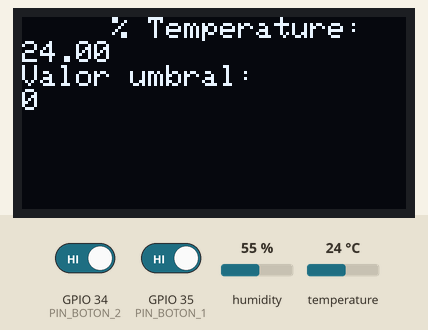
Bench run of a sketch on a simulated ESP32. Shown: 128×64 one-colour display. Inputs (shaded band) come from the test bench; at power-on: temperature 24 °C, GPIO 34 (PIN_BOTON_2) HIGH, GPIO 35 (PIN_BOTON_1) HIGH, humidity 55 %. EEPROM starts erased; what the sketch prints to the serial monitor is not drawn.

Above: at 3.2 s.
3.3 s: temperature set to 12 °C
At 5.3 s:
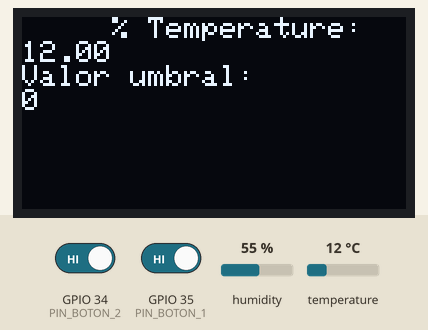
5.6 s: temperature set to 19 °C
7.6 s: temperature set to 28 °C
At 9.1 s:
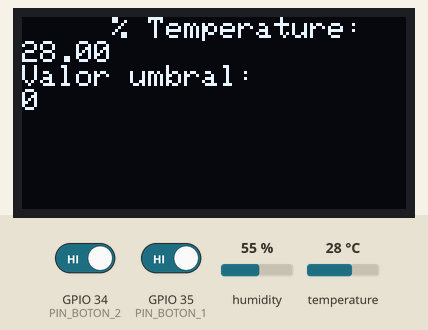
9.6 s: GPIO 34 (PIN_BOTON_2) driven LOW and GPIO 35 (PIN_BOTON_1) driven LOW
11.1 s: GPIO 34 (PIN_BOTON_2) driven HIGH and GPIO 35 (PIN_BOTON_1) driven HIGH
At 11.7 s:
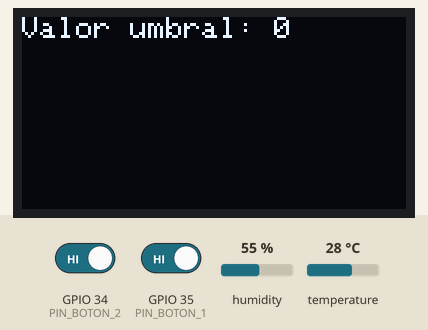
12.6 s: GPIO 35 (PIN_BOTON_1) driven LOW
Timing chart, 0 to 13.3 s (numbered marks = the images above; inputs shaded):
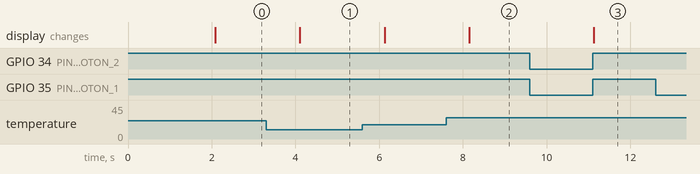

Measured:
- after the input at 3.3 s, the display: changes after 0.80 s (image 1)
- after the input at 7.6 s, the display: changes after 0.55 s (image 2)
- after the input at 11.1 s, the display: changes at once (image 3)

The sketch:

codigo_tpeeprom.ino
```cpp
#include <SPI.h>
#include <DHT.h>
#include <Wire.h>
#include <Adafruit_GFX.h>
#include <Adafruit_SSD1306.h>
#include <Preferences.h>

#define SCREEN_WIDTH 128 // OLED display width, in pixels
#define SCREEN_HEIGHT 64 // OLED display height, in pixels
# define  DHTPIN  23      // Pin digital conectado al sensor DHT
// Feather HUZZAH ESP8266 nota: use los pines 3, 4, 5, 12, 13 o 14 --
// El pin 15 puede funcionar pero DHT debe desconectarse durante la carga del programa.
#define DHTTYPE DHT11

// ¡ Descomenta cualquier tipo que estés usando!q qqqa  1234
# define TIPO DHT DHT11    // DHT 11
DHT dht(DHTPIN, DHTTYPE);

// Declaration for an SSD1306 display connected to I2C (SDA, SCL pins)
Adafruit_SSD1306 display(SCREEN_WIDTH, SCREEN_HEIGHT, &Wire, -1);
#define PIN_BOTON_1 35
#define PIN_BOTON_2 34

int estadoMaquina;

#define MQ_P1 1
#define MQ_P2 0
#define MQ_E1 2
#define MQ_E2 3

#define MQ_SW1 4
#define MQ_SW2 5

#define MQ_E7 7

#define MQ_E6 6
float tempVieja;

int estadoPantalla2;
int valorUmbral = 0;

float t;
int valorSwitch1, valorSwitch2;

Preferences preferences;

void setup() {
  Serial.begin(115200);
  pinMode(PIN_BOTON_1, INPUT_PULLUP);
  pinMode(PIN_BOTON_2, INPUT_PULLUP);
  dht.begin();
  preferences.begin("my-app", false);
  valorUmbral = preferences.getUInt("valorUmbral", 0);
  estadoMaquina = 0;
  Serial.println(F("Programa Iniciado"));

  if (!display.begin(SSD1306_SWITCHCAPVCC, 0x3C)) { // Address 0x3D for 128x64
    Serial.println(F("SSD1306 allocation failed"));
    for (;;);
  }
  delay(2000);
  display.clearDisplay();

}

void loop() {

  valorSwitch1 = digitalRead (PIN_BOTON_1);
  valorSwitch2 = digitalRead (PIN_BOTON_2);

  Serial.println(estadoMaquina);
  switch (estadoMaquina) {


    case MQ_P2:///////////////////////////////////////////////////////////////////////////////
      {
        tempVieja = t;

        t = dht.readTemperature();
        // Read temperature as Fahrenheit (isFahrenheit = true)
        float f = dht.readTemperature(true);


        //delay(2000);////////////////////////////////////no usar
        if (tempVieja != t) {
          display.clearDisplay();
        }

        display.setTextSize(1);
        display.setTextColor (WHITE);
        display.setCursor(30, 0);
        display.println(F("% Temperature: "));
        display.println(t);
        display.println(F("Valor umbral: "));
        display.println (valorUmbral);
        display.display();


        if ( valorSwitch1 == LOW && valorSwitch2 == LOW) {

          estadoMaquina = MQ_E1;
          Serial.print("cambio");


        }
        break;
      }


    case MQ_E1:

      valorSwitch1 = digitalRead (PIN_BOTON_1);
      valorSwitch2 = digitalRead (PIN_BOTON_2);

      if ( valorSwitch1 == HIGH && valorSwitch2 == HIGH) {

        preferences.putUInt("valorUmbral", valorUmbral);
        estadoMaquina = MQ_P1;


      }
      break;

    case MQ_P1:

      display.setCursor(0, 0);
      display.clearDisplay();
      display.print("Valor umbral: ");
      display.println(valorUmbral);
      display.display();

      valorSwitch1 = digitalRead (PIN_BOTON_1);
      valorSwitch2 = digitalRead (PIN_BOTON_2);

      if (valorSwitch1 == LOW && valorSwitch2 == LOW ) {

        estadoMaquina = MQ_E2;


      }

      if (valorSwitch1 == LOW && valorSwitch2 == HIGH ) {

        estadoMaquina = MQ_SW1;

        Serial.print("cambiooooooooooooooooooooooooooooooooooooooo");

      }
      if (valorSwitch2 == LOW && valorSwitch1 == HIGH ) {

        estadoMaquina = MQ_SW2;

        Serial.print("cambio2222222222222222222");

      }

      break;


    case MQ_SW1:

      if (valorSwitch1 == HIGH && valorSwitch2 == HIGH ) {

        valorUmbral = valorUmbral + 1;
        Serial.print("cambio3");

        estadoMaquina = MQ_P1;

      }
      break;
    case MQ_SW2:
      {


        if ( valorSwitch1 == HIGH && valorSwitch2 == HIGH) {

          valorUmbral = valorUmbral - 1;

          estadoMaquina = MQ_P1;

        }
        break;
      }
    case MQ_E2:

      valorSwitch1 = digitalRead (PIN_BOTON_1);
      valorSwitch2 = digitalRead (PIN_BOTON_2);

      if ( valorSwitch1 == HIGH && valorSwitch2 == HIGH) {

        estadoMaquina = MQ_P2;

        Serial.print("cambizoszzzzzzzzzzzzzzz");
      }
      break;
  }
}
```
